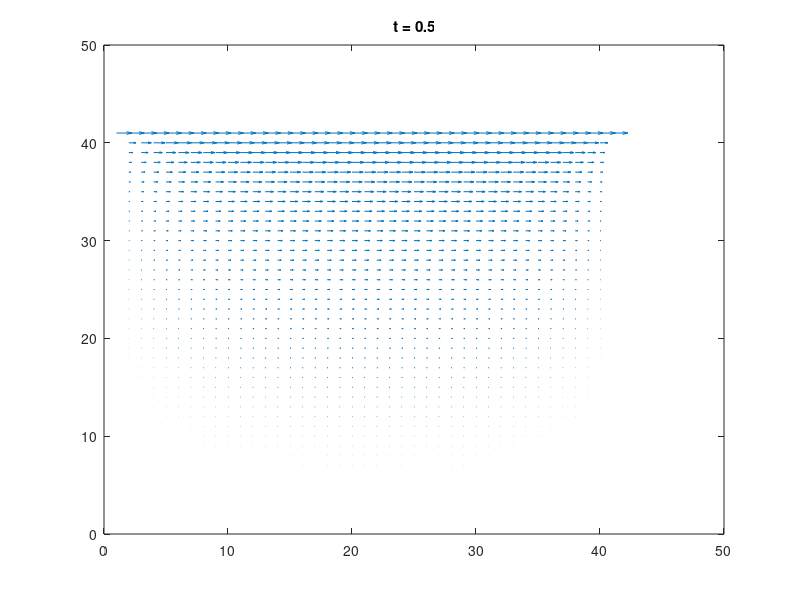

Write the MATLAB code that produced this figure.
% 2d Laminar flow
clear; clc;

% Grid
nx = 41; ny = 41;
Lx = 1; Ly = 1;
dx = Lx/(nx-1);
dy = Ly/(ny-1);

% Parameter
rho = 1;
nu = 0.1;
dt = 0.001;
nt = 500;

% Fields
u = zeros(ny,nx);
v = zeros(ny,nx);
p = zeros(ny,nx);

for n = 1:nt
    un = u;
    vn = v;

    % Velocity updates
    u(2:end-1,2:end-1) = un(2:end-1,2:end-1) ...
        - dt/dx * un(2:end-1,2:end-1) .* (un(2:end-1,2:end-1) - un(2:end-1,1:end-2)) ...
        - dt/dy * vn(2:end-1,2:end-1) .* (un(2:end-1,2:end-1) - un(1:end-2,2:end-1)) ...
        - dt/(2*rho*dx) * (p(2:end-1,3:end) - p(2:end-1,1:end-2)) ...
        + nu * (dt/dx^2 * (un(2:end-1,3:end) - 2*un(2:end-1,2:end-1) + un(2:end-1,1:end-2)) ...
        + dt/dy^2 * (un(3:end,2:end-1) - 2*un(2:end-1,2:end-1) + un(1:end-2,2:end-1)));

    v(2:end-1,2:end-1) = vn(2:end-1,2:end-1) ...
        - dt/dx * un(2:end-1,2:end-1) .* (vn(2:end-1,2:end-1) - vn(2:end-1,1:end-2)) ...
        - dt/dy * vn(2:end-1,2:end-1) .* (vn(2:end-1,2:end-1) - vn(1:end-2,2:end-1)) ...
        - dt/(2*rho*dy) * (p(3:end,2:end-1) - p(1:end-2,2:end-1)) ...
        + nu * (dt/dx^2 * (vn(2:end-1,3:end) - 2*vn(2:end-1,2:end-1) + vn(2:end-1,1:end-2)) ...
        + dt/dy^2 * (vn(3:end,2:end-1) - 2*vn(2:end-1,2:end-1) + vn(1:end-2,2:end-1)));

    % Boundaries (Cavity)
    u(:,1) = 0; u(:,end) = 0;
    u(1,:) = 0; u(end,:) = 1;   % moving lid
    v(:,:) = 0;

    % Plot
    if mod(n,50)==0
        quiver(u,v)
        title(['t = ',num2str(n*dt)])
        drawnow
    end
end
